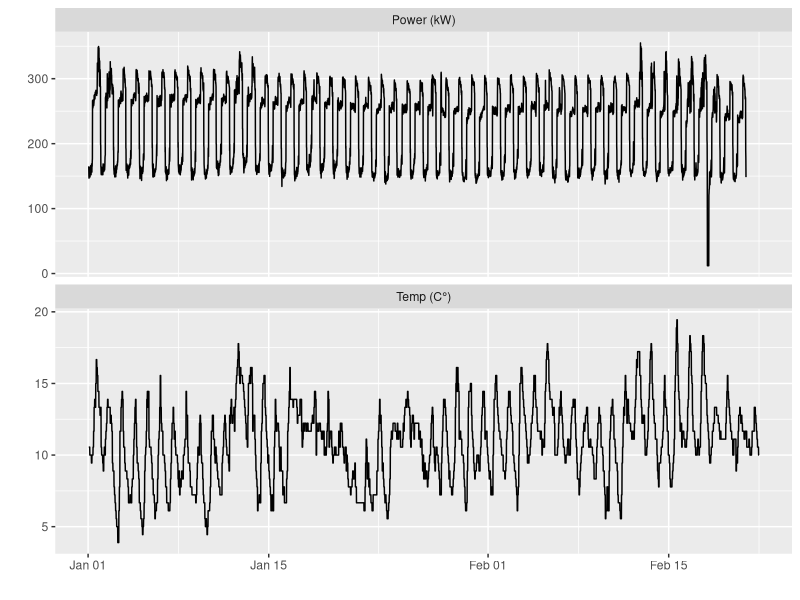
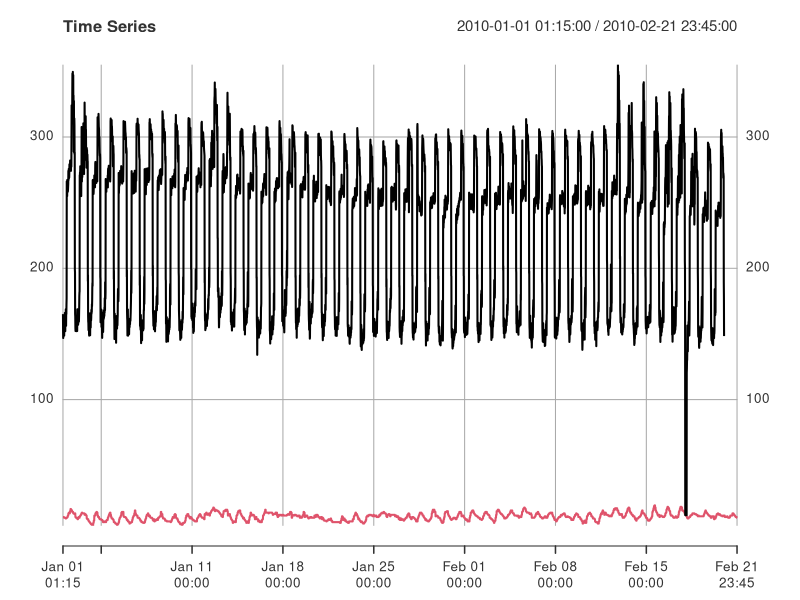
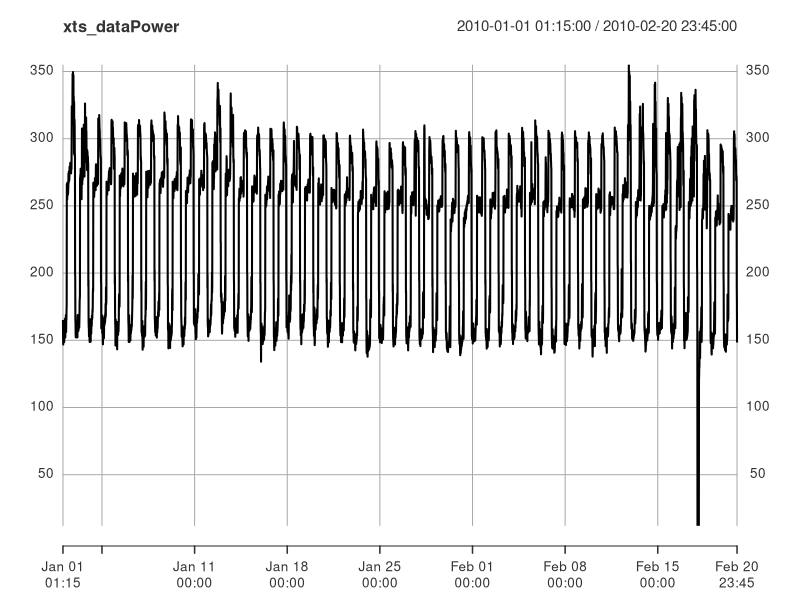
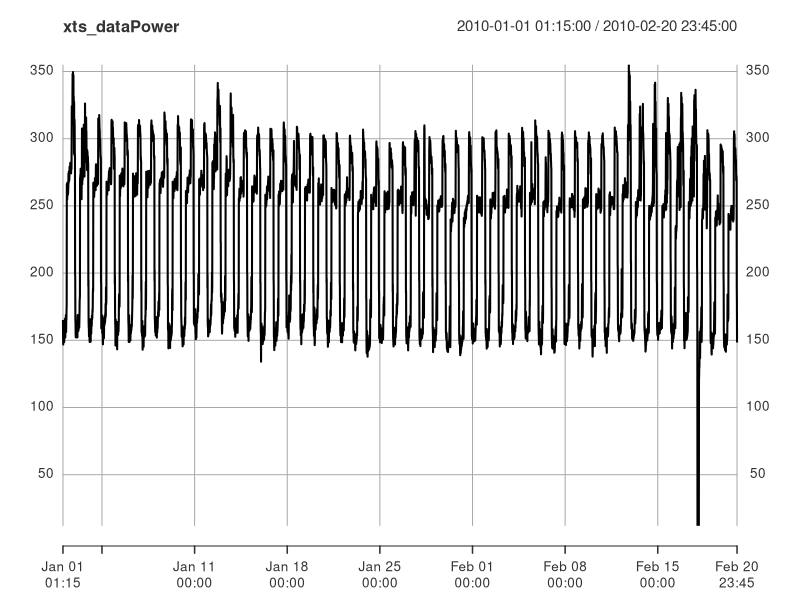
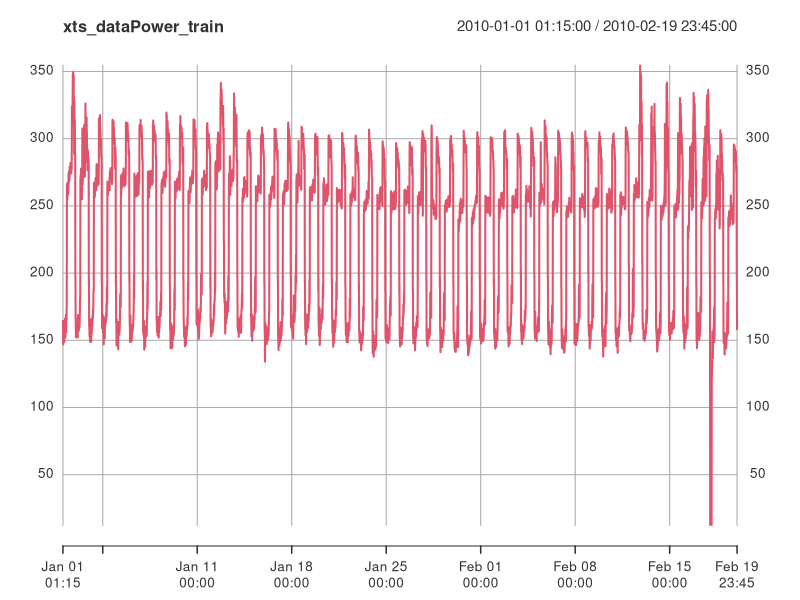
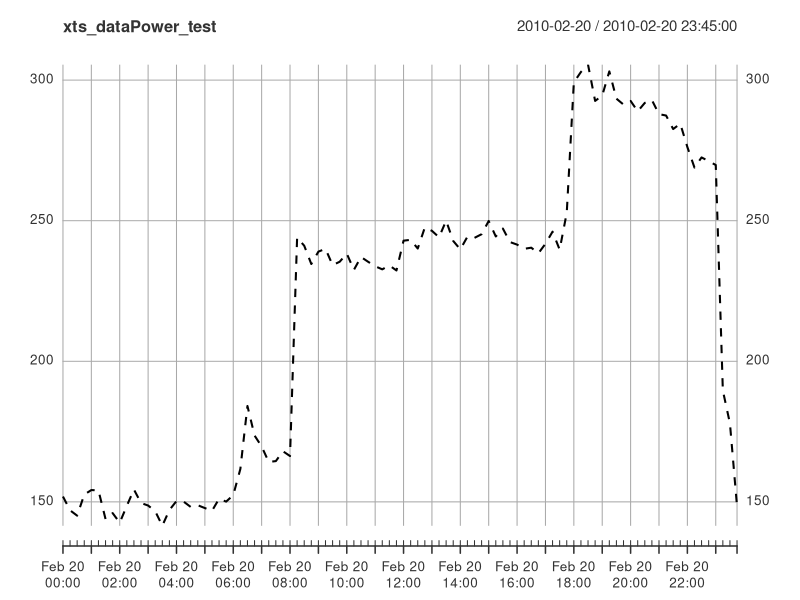

Reproduce these figures in R, in order. (Note: this script raises an error after producing the figures.)
## ---- chunk 1
options(repos = c(CRAN = "https://cloud.r-project.org/"))

knitr::opts_chunk$set(echo = FALSE, message = FALSE, warning = FALSE)
## ---- chunk 2
#install.packages("forecast")
#install.packages("readxl")
#install.packages("xts")
#install.packages("randomForest")

#library(forecast)
library(readxl)
library(xts)
library(randomForest)
library(ggfortify)
library(ggplot2)
## ---- chunk 3
data <- read_excel("2023-11-Elec-train.xlsx", sheet = 1, col_types = c("text", "numeric", "numeric"))
head(data)
## ---- chunk 4
data$Timestamp[data$Timestamp == "40179.052083333336"] <- "1/1/2010 1:15"
# Check the update
head(data)
## ---- chunk 5
data$Timestamp <- as.POSIXct(data$Timestamp, format = "%m/%d/%Y %H:%M")
# View the parsed data
head(data)
## ---- chunk 6
summary(data)
## ---- chunk 7
data$"Power (kW)"[data$"Power (kW)" == 0] <- 12
#Check the update.
summary(data)
## ---- chunk 8
# Create a sequence of time stamps every 15 minutes
start_time <- as.POSIXct("2010-01-01 01:15")
end_time <- as.POSIXct("2010-02-21 23:45")
time_index <- seq(from = start_time, to = end_time, by = "15 min")
# Observations
observations <- data[,-1]
xts_data <- xts(observations, order.by = time_index)
#Check the structure
str(xts_data)
## ---- chunk 9
autoplot(xts_data)
## ---- chunk 10
plot(xts_data, , main = "Time Series")
## ---- chunk 11
observationsPower <- observations[1:(nrow(observations) - 96),1]
end_timePower <- as.POSIXct("2010-02-20 23:45")
time_indexPower <- seq(from = start_time, to = end_timePower, by = "15 min")
xts_dataPower <- xts(observationsPower, order.by = time_indexPower)
head(xts_dataPower)
#Plot the TS
plot(xts_dataPower)
## ---- chunk 12
observationsPower_train <- observations[1:(nrow(observations) - 96*2),1]
end_timePower_train <- as.POSIXct("2010-02-19 23:45")

#One period is missing / to forecast for Power (kw)
observationsPower_test <- observations[(nrow(observations) - 96*2 + 1):(nrow(observations)- 96),1]
start_timePower_test = end_timePower + (- 96 + 1)*60*15

time_indexPower_train <- seq(from = start_time, to = end_timePower_train, by = "15 min")
xts_dataPower_train <- xts(observationsPower_train, order.by = time_indexPower_train)

time_indexPower_test <- seq(from = start_timePower_test, to = end_timePower, by = "15 min")
xts_dataPower_test <- xts(observationsPower_test, order.by = time_indexPower_test)
## ---- chunk 13
#Plot the TS
plot(xts_dataPower)
plot(xts_dataPower_train,col=2)
plot(xts_dataPower_test,lty=2)
## ---- chunk 14
frequency = 24*60/15

ts=ts(coredata(xts_data[,1]),start=c(2010,5),frequency=frequency)

ts_Power=ts(coredata(xts_dataPower),start=c(2010,5),frequency=frequency)

ts_Power_train=ts(coredata(xts_dataPower_train),start=c(2010,5),frequency=frequency)
ts_Power_test=ts(coredata(xts_dataPower_test),start=c(2010,5+(nrow(observations)- frequency*2)),frequency=frequency)

autoplot (ts_Power_test, series = "ts_Power", lty=2)+
  autolayer (ts_Power_train, series = "ts_Power_train")
## ---- chunk 15
ggseasonplot(ts, polar=TRUE)
## ---- chunk 16
ggseasonplot(ts_Power, polar=TRUE)
## ---- chunk 17
acf(ts_Power)
## ---- chunk 18
model_hw <- HoltWinters(ts_Power_train,seasonal="additive")
prev_hw<-predict(model_hw,n.ahead=frequency)
plot(ts_Power_test, lty=2)
lines(prev_hw, col=2, lty=2)

cat('HW :',sqrt(mean((prev_hw-ts_Power_test)^2)), '\n')
## ---- chunk 19
hw_model <- HoltWinters(ts_Power,seasonal="additive")
prev<-predict(hw_model,n.ahead=frequency)
plot(ts, lty=2)
lines(prev,col=2)
## ---- chunk 20
# Implementation of cross validation

#We extract the final test set training and test set_
start_train = c(2010,5)
end_train = c(2010,5+(nrow(observationsPower_train)))
start_Power_test = c(2010,5+(nrow(observationsPower_train))+1)
end_Power_test = c(2010,5+(nrow(observationsPower_train))+1+96)
ts_Power_train_cv=window(ts_Power,start=start_train, end=end_train)
ts_Power_test_temp=window(ts_Power,start=start_Power_test, end=end_Power_test)


#We will now forecast one day using all the previous observations
forecasting_1=NULL
forecasting_2=NULL

nb_iter=10
for (step in 0:(nb_iter-1)){
    start_train = c(2010,5)
    end_train = c(2010,5+(nrow(observationsPower_train)-96*step))
    ts_Power_train_cv=window(ts_Power,start=start_train, end=end_train)
    model_hw_cv <- HoltWinters(ts_Power_train_cv,seasonal="additive")
    forecasting_1=c(predict(model_hw_cv,n.ahead=96),forecasting_1)
}

f_true = window(ts_Power,start=c(2010,5+(nrow(observationsPower_train)-frequency*step)), end=c(2010,5+(nrow(observationsPower_train)-96*step)+nb_iter*frequency-1))

f1=ts(forecasting_1,start=end_train,frequency = 96)
autoplot (ts_Power, series = "ts_Power", lty=2, col=1) + autolayer (f1)
## ---- chunk 21
cat('RMSE for additive HW without damping:',100*mean(abs(forecasting_1-f_true)/f_true),'\n')
## ---- chunk 22
model_arima_auto = auto.arima (ts_Power_train)
summary(model_arima_auto)
## ---- chunk 23
# CV

#We extract the final test set training and test set_
start_train = c(2010,5)
end_train = c(2010,5+(nrow(observationsPower_train)))
start_Power_test = c(2010,5+(nrow(observationsPower_train))+1)
end_Power_test = c(2010,5+(nrow(observationsPower_train))+1+96)
ts_Power_train_cv=window(ts_Power,start=start_train, end=end_train)
ts_Power_test_temp=window(ts_Power,start=start_Power_test, end=end_Power_test)

#We will now forecast one day using all the previous observations
forecasting_1=NULL
forecasting_SARIMA_auto=NULL

nb_iter=5
for (step in 0:(nb_iter-1)){
    start_train = c(2010,5)
    end_train = c(2010,5+(nrow(observationsPower_train)-frequency*step))
    ts_Power_train_cv=window(ts_Power,start=start_train, end=end_train)
    
    model_hw_cv <- HoltWinters(ts_Power_train_cv,seasonal="additive")
    model_SARIMA_auto_cv <- auto.arima (ts_Power_train_cv)
    
    forecasting_1=c(predict(model_hw_cv,n.ahead=frequency),forecasting_1)
    forecasting_SARIMA_auto=c(predict(model_SARIMA_auto_cv,n.ahead=frequency)$pred,forecasting_SARIMA_auto)
    
}

f_true = window(ts_Power,start=c(2010,5+(nrow(observationsPower_train)-frequency*step)), end=c(2010,5+(nrow(observationsPower_train)-96*step)+nb_iter*frequency-1))
## ---- chunk 24
cat('RMSE for additive HW without damping:',100*mean(abs(forecasting_1-f_true)/f_true),'\n')
cat('RMSE for SARIMA auto:',100*mean(abs(forecasting_SARIMA_auto-f_true)/f_true),'\n')
## ---- chunk 25
model_arima_auto %>% residuals() %>% ggtsdisplay()
## ---- chunk 26
ggtsdisplay (ts_Power_train)
ggtsdisplay (ts_Power_train %>% diff(lag=96))
## ---- chunk 27
ggseasonplot((ts_Power_train %>% diff(lag=96)))
## ---- chunk 28
acf(ts_Power_train %>% diff(lag=96), lag.max=frequency)

acf(ts_Power_train %>% diff(lag=96), lag.max=frequency*2)
## ---- chunk 29
#Warning : takes time to run due to the model complexity.
model_arima_man=Arima(ts_Power_train, order=c(0,0,12), seasonal=c(0,1,1))
model_arima_man %>% residuals() %>% ggtsdisplay()
## ---- chunk 30
summary(model_arima_man)
## ---- chunk 31
prev_SARIMA_man=forecast(model_arima_man,h=frequency)
cat('SARIMA manual :',sqrt(mean((prev_SARIMA_man$mean-ts_Power_test)^2)), '\n')
## ---- chunk 32
model_nnetar=nnetar(ts_Power_train, lambda="auto")
print(model_nnetar)
## ---- chunk 33
model_hw <- HoltWinters(ts_Power_train,seasonal="additive")

plot(ts_Power_test, lty=2)

lines(prev_hw, col=2, lty=2)
cat('HW :',sqrt(mean((prev_hw-ts_Power_test)^2)), '\n')

prev_SARIMA_auto=forecast(model_arima_auto,h=frequency)
lines(prev_SARIMA_auto$mean, col=3, lty=2)
cat('SARIMA auto :',sqrt(mean((prev_SARIMA_auto$mean-ts_Power_test)^2)), '\n')

prev_SARIMA_man=forecast(model_arima_man,h=frequency)
lines(prev_SARIMA_man$mean, col=4, lty=2)
cat('SARIMA manual :',sqrt(mean((prev_SARIMA_man$mean-ts_Power_test)^2)), '\n')

prev_NN=forecast(model_nnetar,h=frequency)
lines(prev_NN$mean, col=5, lty=2)
cat('NN :',sqrt(mean((prev_NN$mean-ts_Power_test)^2)), '\n')

legend('topleft', co=1:5,lty=1, legend=c('true', 'forecast with HW', 'SARIMA auto', 'SARIMA manual', 'NN'))
## ---- chunk 34
#summary(model_hw)
#summary(model_arima_auto)
#summary(prev_SARIMA_man)
#summary(model_nnetar)

model_hw_1TS_final <- HoltWinters(ts_Power,seasonal="additive")
prev_hw_1TS_final<-predict(model_hw_1TS_final,n.ahead=frequency)
plot(prev_hw_1TS_final, main = "electricity consumption (kW) for 2/21/2010 if we have only electricity consumption time series")
## ---- chunk 35
summary(model_hw_1TS_final)
model_hw_1TS_final %>% residuals() %>% ggtsdisplay()
## ---- chunk 36
#Fit the model on all the Power data time series

model_hw_without_cov_final <- HoltWinters(ts_Power,seasonal="additive")
## ---- chunk 37
prev_hw_without_cov_final<-predict(model_hw_without_cov_final,n.ahead=frequency)
plot(prev_hw_without_cov_final, lty=2)
## ---- chunk 38
observationsTemp <- observations[1:(nrow(observations)),2]
end_timeTemp <- end_time
end_timeTemp_valid = end_Power_test
start_timeTemp_trainValid = start_time
end_timeTemp_trainValid = end_timePower
end_timeTemp_train = end_timePower_train
start_timeTemp_valid = start_timePower_test
end_timeTemp_valid = end_timePower

observationsPower <- observations[1:(nrow(observations) - 96),1]
end_timePower <- as.POSIXct("2010-02-20 23:45")
time_indexPower <- seq(from = start_time, to = end_timePower, by = "15 min")

time_indexTemp <- seq(from = start_time, to = end_timeTemp, by = "15 min")
xts_dataTemp <- xts(observationsTemp, order.by = time_indexTemp)
head(xts_dataTemp)
#Plot the TS
autoplot(xts_dataTemp)
## ---- chunk 39
observationsTemp_trainValid <- observations[1:(nrow(observations) - frequency),2]
observationsTemp_valid <- observations[(nrow(observations) - frequency*2 + 1):(nrow(observations)- frequency),2]
observationsTemp_train <- observations[1:(nrow(observations) - frequency*2),2]

observationsTemp_test <- observations[(nrow(observations) - frequency + 1):(nrow(observations)),2]
start_timeTemp_test = end_timeTemp + (- 96 + 1)*60*15

time_indexTemp_trainValid <- seq(from = start_time, to = end_timeTemp_trainValid, by = "15 min")
xts_dataTemp_trainValid <- xts(observationsTemp_trainValid, order.by = time_indexTemp_trainValid)

time_indexTemp_valid <- seq(from = start_timeTemp_valid, to = end_timeTemp_valid, by = "15 min")
xts_dataTemp_valid <- xts(observationsTemp_valid, order.by = time_indexTemp_valid)

time_indexTemp_train <- seq(from = start_time, to = end_timeTemp_train, by = "15 min")
xts_dataTemp_train <- xts(observationsTemp_train, order.by = time_indexTemp_train)

time_indexTemp_test <- seq(from = start_timeTemp_test, to = end_timeTemp, by = "15 min")
xts_dataTemp_test <- xts(observationsTemp_test, order.by = time_indexTemp_test)
## ---- chunk 40
#Plot the TS
plot(xts_dataTemp)
plot(xts_dataTemp_trainValid)
plot(xts_dataTemp_train)
plot(xts_dataTemp_valid)
plot(xts_dataTemp_test,lty=2)
## ---- chunk 41
ts_Temp=ts(coredata(xts_dataTemp),start=c(2010,5),frequency=frequency)

ts_Temp_trainValid=ts(coredata(xts_dataTemp_trainValid),start=c(2010,5),frequency=frequency)
ts_Temp_train=ts(coredata(xts_dataTemp_train),start=c(2010,5),frequency=frequency)
ts_Temp_valid=ts(coredata(xts_dataTemp_valid),start=c(2010,5+(nrow(observations)- frequency*2)),frequency=frequency)
ts_Temp_test=ts(coredata(xts_dataTemp_test),start=c(2010,5+(nrow(observations)- frequency)),frequency=frequency)

autoplot (ts_Temp_test, series = "ts_Temp", lty=2)+
  autolayer (ts_Temp_trainValid, series = "ts_Temp_trainValid")+
  autolayer (ts_Temp_valid, series = "ts_Temp_valid")

autoplot (ts_Temp_test, series = "ts_Temp", lty=2)+
  autolayer (ts_Temp_valid, series = "ts_Temp_valid")+
  autolayer (ts_Temp_test, series = "ts_Temp_test")
## ---- chunk 42
plot(ts_Temp_trainValid,ts_Power)
## ---- chunk 43
#Plot without the NA
df <- data.frame(
  x = data$"Temp (C°)",
  y = data$"Power (kW)")

df_clean <- df[complete.cases(df), ]

plot(df_clean$x, df_clean$y, main = "Plot (Ignoring NA)", xlab = "Temp (C°)", ylab = "Power (kW)", pch = 19, col = "blue")
## ---- chunk 44
model_arima_auto_cov = auto.arima (ts_Power_train, xreg= ts_Temp_train)
summary(model_arima_auto_cov)
## ---- chunk 45
prev=forecast(model_arima_auto_cov, h=frequency, xreg= ts_Temp_valid)
autoplot(ts_Power_test)+autolayer(prev$mean)
cat('SARIMA auto covariates :',sqrt(mean((prev$mean-ts_Power_test)^2)), '\n')
## ---- chunk 46
model_arima_auto_cov %>% checkresiduals()
model_arima_auto_cov %>% residuals() %>% ggtsdisplay()
## ---- chunk 47
merged_ts <- cbind(ts_Power_train,ts_Temp_train)
## ---- chunk 48
model_TSLM_cov = tslm(ts_Power_train ~ ts_Temp_train,data=merged_ts)
summary(model_TSLM_cov)
## ---- chunk 49
model_TSLM_cov_trendSeason = tslm(ts_Power_train ~ ts_Temp_train+trend+season,data=merged_ts)
summary(model_TSLM_cov_trendSeason)
## ---- chunk 50
CV(model_TSLM_cov)
CV(model_TSLM_cov_trendSeason)
## ---- chunk 51
checkresiduals(model_TSLM_cov_trendSeason,test='LB',plot=FALSE)
model_TSLM_cov_trendSeason %>% residuals() %>% ggtsdisplay()
## ---- chunk 52
model_arima_man_cov=Arima(ts_Power_train, xreg= ts_Temp_train, order=c(5,0,0), seasonal = c(0,1,0))
summary(model_arima_man_cov)
## ---- chunk 53
checkresiduals(model_arima_man_cov)
## ---- chunk 54
prev_arima_man_cov=forecast(model_arima_man_cov,h=frequency, xreg= ts_Temp_valid)
cat('SARIMA manual cov :',sqrt(mean((prev_arima_man_cov$mean-ts_Power_test)^2)), '\n')
## ---- chunk 55
#Takes time to run
model_arima_man_cov=Arima(ts_Power_train, xreg= ts_Temp_train, order=c(5,0,0), seasonal = c(0,1,1))
summary(model_arima_man_cov)
## ---- chunk 56
model_arima_man_cov %>% residuals() %>% ggtsdisplay()
## ---- chunk 57
prev_arima_man_cov=forecast(model_arima_man_cov,h=frequency, xreg= ts_Temp_valid)
cat('SARIMA manual cov :',sqrt(mean((prev_arima_man_cov$mean-ts_Power_test)^2)), '\n')
## ---- chunk 58
model_NN_cov=nnetar(ts_Power_train,xreg=ts_Temp_train)
## ---- chunk 59
summary(model_NN_cov)
## ---- chunk 60
model_NN_cov %>% residuals() %>% ggtsdisplay()
## ---- chunk 61
prev_NN_cov=forecast(model_NN_cov,h=frequency, xreg= ts_Temp_valid)
cat('NN cov :',sqrt(mean((prev_NN_cov$mean-ts_Power_test)^2)), '\n')
## ---- chunk 62

model_arima_auto_cov_final=Arima(ts_Power, xreg= ts_Temp_trainValid, order=c(5,0,1), seasonal = c(0,1,0))
summary(model_arima_auto_cov_final)
## ---- chunk 63
prev_arima_auto_cov_final=forecast(model_arima_auto_cov_final , h=frequency, xreg= ts_Temp_test)
## ---- chunk 64
autoplot(ts_Temp_test)+autolayer(prev_arima_auto_cov_final)
## ---- chunk 65
plot(prev_arima_auto_cov_final)
## ---- chunk 66
# Extract forecast values and confidence intervals
forecast_values <- prev_arima_auto_cov_final$mean
lower_bound <- prev_arima_auto_cov_final$lower[, 2]  # 95% lower bound
upper_bound <- prev_arima_auto_cov_final$upper[, 2]  # 95% upper bound
## ---- chunk 67
# Generate the plot
plot(forecast_values, type = "l", col = "blue", lwd = 2, ylim = range(lower_bound, upper_bound),
     main = "Forecasted Values of Power (kW) with outdoor Temperature", xlab = "Time", ylab = "Forecasted Values")

# Add confidence intervals to the plot
lines(lower_bound, col = "red", lty = 2)
lines(upper_bound, col = "red", lty = 2)
## ---- chunk 68
# Combine forecasted values and xreg values into a data frame
xreg = ts_Temp_test
export_data <- data.frame(
  Forecast = as.numeric(forecast_values),  # Convert forecasted values to numeric
  Xreg1 = xreg
)

# View the data frame before exporting (optional)
print(export_data)
## ---- chunk 69
prev_hw_without_cov_final<-predict(model_hw_without_cov_final,n.ahead=frequency)
plot(prev_hw_without_cov_final, lty=2)

# Extract forecast values and confidence intervals
forecast_values_without_cov <- prev_hw_without_cov_final
## ---- chunk 70
# Combine forecasted values and xreg values into a data frame
xreg = ts_Temp_test
export_data <- data.frame(
  ForecastWithout = as.numeric(forecast_values_without_cov),  # Convert forecasted values to numeric  
  ForecastWith = as.numeric(forecast_values),  # Convert forecasted values to numeric    
  Xreg1 = xreg
)

# View the data frame before exporting (optional)
print(export_data)
## ---- chunk 71
# Export the data to a CSV file
write.csv(export_data, "forecast_and_xreg_results.csv", row.names = FALSE)
